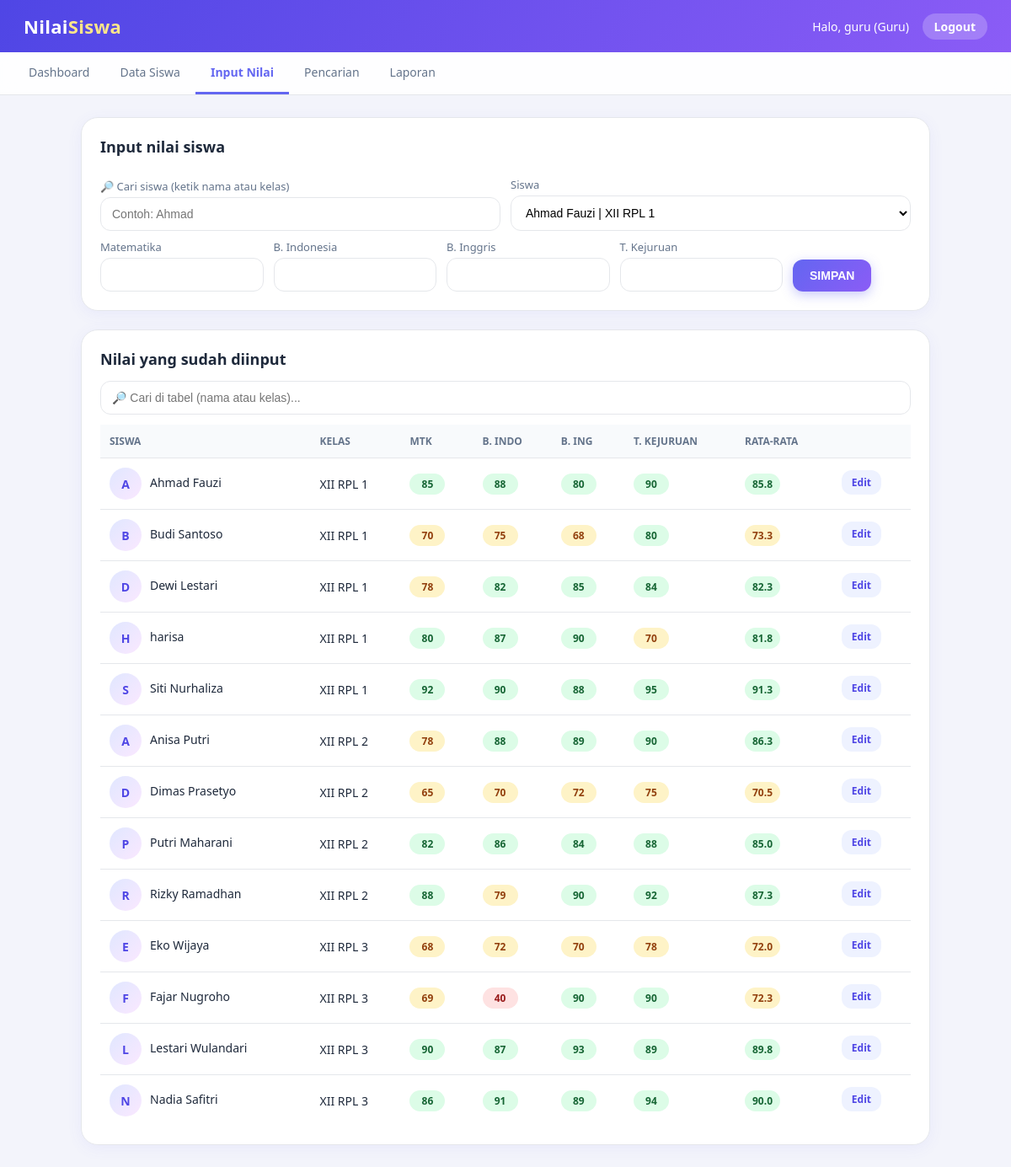
The page /homeguru.php?pg=forminputnilai (signed in) on the database its author committed.
### tables this page shows
CREATE TABLE `nilai` (
  `ID_NILAI` int(11) NOT NULL,
  `ID_SISWA` varchar(20) NOT NULL,
  `matematika` int(3) NOT NULL DEFAULT 0,
  `bahasa_indonesia` int(3) NOT NULL DEFAULT 0,
  `bahasa_inggris` int(3) NOT NULL DEFAULT 0,
  `teori_kejuruan` int(3) NOT NULL DEFAULT 0
);

CREATE TABLE `siswa` (
  `ID_SISWA` varchar(20) NOT NULL,
  `NAMA_SISWA` varchar(100) NOT NULL,
  `KELAS` varchar(20) NOT NULL,
  `FOTO` varchar(255) NOT NULL DEFAULT '',
  `EMAIL` varchar(100) NOT NULL DEFAULT ''
);

### forminputnilai.php (the view, shortened to what this page needs)
<?php
$siswa_semua = mysqli_fetch_all(mysqli_query($koneksi, "SELECT * FROM siswa ORDER BY KELAS, NAMA_SISWA"), MYSQLI_ASSOC);
$pilih = $_GET['id'] ?? '';
$nilai = ['matematika' => '', 'bahasa_indonesia' => '', 'bahasa_inggris' => '', 'teori_kejuruan' => ''];
?>
<div class="card">
  <h2>Input nilai siswa</h2>
  <form method="post" action="inputnilai.php">
    <div class="row">
      <div style="flex:2">
        <label>🔎 Cari siswa (ketik nama atau kelas)</label>
        <input type="text" id="cariSiswa" placeholder="Contoh: Ahmad" autocomplete="off">
      </div>
      <div style="flex:2">
        <label>Siswa</label>
        <select name="siswa" id="selSiswa" required>
          <?php foreach ($siswa_semua as $s) { ?>
          <option value="<?= e($s['ID_SISWA']) ?>" <?= $s['ID_SISWA'] == $pilih ? 'selected' : '' ?>><?= e($s['NAMA_SISWA']) ?> | <?= e($s['KELAS']) ?></option>
          <?php } ?>
        </select>
      </div>
    </div>
    <div class="row">
      <div><label>Matematika</label><input type="number" name="matematika" min="0" max="100" value="<?= e($nilai['matematika']) ?>" required></div>
      <div><label>B. Indonesia</label><input type="number" name="bahasa_indonesia" min="0" max="100" value="<?= e($nilai['bahasa_indonesia']) ?>" required></div>
      <div><label>B. Inggris</label><input type="number" name="bahasa_inggris" min="0" max="100" value="<?= e($nilai['bahasa_inggris']) ?>" required></div>
      <div><label>T. Kejuruan</label><input type="number" name="teori_kejuruan" min="0" max="100" value="<?= e($nilai['teori_kejuruan']) ?>" required></div>
      <div style="flex:0"><button class="btn" type="submit">SIMPAN</button></div>
    </div>
  </form>
</div>
<div class="card">
  <h2>Nilai yang sudah diinput</h2>
  <input type="text" id="cariTabel" placeholder="🔎 Cari di tabel (nama atau kelas)..." autocomplete="off" style="margin-bottom:12px">
  <table id="tabelNilai">
    <tr><th>Siswa</th><th>Kelas</th><th>MTK</th><th>B. Indo</th><th>B. Ing</th><th>T. Kejuruan</th><th>Rata-rata</th><th></th></tr>
    <?php
    $ambil = mysqli_query($koneksi, "SELECT s.ID_SISWA, s.NAMA_SISWA, s.KELAS, s.FOTO, n.matematika, n.bahasa_indonesia, n.bahasa_inggris, n.teori_kejuruan
        FROM siswa s INNER JOIN nilai n ON n.ID_SISWA = s.ID_SISWA ORDER BY s.KELAS, s.NAMA_SISWA");
    while ($r = mysqli_fetch_assoc($ambil)) {
    ?>
    <tr class="baris">
      <td><?= avatar($r['NAMA_SISWA'], $r['FOTO']) ?><?= e($r['NAMA_SISWA']) ?></td>
      <td><?= e($r['KELAS']) ?></td>
      <td><?= badge($r['matematika']) ?></td>
      <td><?= badge($r['bahasa_indonesia']) ?></td>
      <td><?= badge($r['bahasa_inggris']) ?></td>
      <td><?= badge($r['teori_kejuruan']) ?></td>
      <td><?= badge(rataRata($r), 1) ?></td>
      <td><a class="btn btn-sm btn-light" href="homeguru.php?pg=forminputnilai&id=<?= urlencode($r['ID_SISWA']) ?>">Edit</a></td>
    </tr>
    <?php } ?>
  </table>
</div>

### koneksi.php (shortened to what this page needs)
<?php
function e($s) {
    return htmlspecialchars((string)$s, ENT_QUOTES, 'UTF-8');
}
function avatar($nama, $foto) {
    return '<span class="ava ini">' . e(strtoupper(substr($nama, 0, 1))) . '</span>';
}
function badge($n, $desimal = 0) {
    $c = $n >= 80 ? 'ok' : ($n >= 65 ? 'mid' : 'low');
    return '<span class="badge ' . $c . '">' . number_format((float)$n, $desimal) . '</span>';
}
function rataRata($r) {
    return ($r['matematika'] + $r['bahasa_indonesia'] + $r['bahasa_inggris'] + $r['teori_kejuruan']) / 4;
}
?>

### style.css (style rules this page uses)
:root { --p:#6366f1;--pd:#4f46e5;--v:#8b5cf6;--bg:#f3f4fb;--text:#1e293b;--muted:#64748b;--border:#e5e7eb }
* { box-sizing:border-box }
body { margin:0;font-family:"Segoe UI",system-ui,Arial,sans-serif;background:var(--bg);color:var(--text) }
a { color:var(--p);text-decoration:none }
.card { background:#fff;border:1px solid var(--border);border-radius:20px;padding:22px;margin-bottom:22px;overflow-x:auto;box-shadow:0 4px 18px rgba(99,102,241,.07);animation:naik .5s ease both;transition:.3s }
.card h2 { margin:0 0 14px;font-size:18px }
label { display:block;font-size:13px;color:var(--muted);margin:10px 0 4px }
input,select { width:100%;padding:11px 13px;border:1px solid var(--border);border-radius:12px;font-size:14px;background:#fff;transition:.2s }
.row { display:flex;gap:12px;flex-wrap:wrap;align-items:flex-end }
.row>div { flex:1;min-width:140px }
.btn { position:relative;overflow:hidden;display:inline-block;background:linear-gradient(135deg,var(--p),var(--v));color:#fff;border:0;padding:11px 20px;border-radius:12px;font-size:14px;font-weight:600;cursor:pointer;transition:.25s;box-shadow:0 4px 14px rgba(99,102,241,.35) }
.btn-light { background:#eef2ff;color:var(--pd);box-shadow:none }
.btn-sm { padding:6px 12px;font-size:12px }
table { width:100%;border-collapse:collapse;font-size:14px }
th { background:#f8fafc;text-align:left;padding:11px;color:var(--muted);font-size:12px;text-transform:uppercase }
td { padding:11px;border-top:1px solid var(--border);vertical-align:middle }
.ava { width:38px;height:38px;border-radius:50%;object-fit:cover;vertical-align:middle;margin-right:10px }
.ini { display:inline-flex;align-items:center;justify-content:center;background:linear-gradient(135deg,#e0e7ff,#fae8ff);color:var(--pd);font-weight:700 }
.badge { display:inline-block;min-width:42px;text-align:center;padding:4px 9px;border-radius:99px;font-size:12px;font-weight:700 }
.badge.ok { background:#dcfce7;color:#166534 }
.badge.mid { background:#fef3c7;color:#92400e }
.badge.low { background:#fee2e2;color:#991b1b }

### rows shown on the page
nilai: ID_SISWA.NAMA_SISWA "Ahmad Fauzi", ID_SISWA.KELAS "XII RPL 1", matematika "85 88 80 90 85.8"
nilai: ID_SISWA.NAMA_SISWA "Budi Santoso", ID_SISWA.KELAS "XII RPL 1", matematika "70 75 68 80 73.3"
nilai: ID_SISWA.NAMA_SISWA "Dewi Lestari", ID_SISWA.KELAS "XII RPL 1", matematika "78 82 85 84 82.3"
nilai: ID_SISWA.NAMA_SISWA "harisa", ID_SISWA.KELAS "XII RPL 1", matematika "80 87 90 70 81.8"
nilai: ID_SISWA.NAMA_SISWA "Siti Nurhaliza", ID_SISWA.KELAS "XII RPL 1", matematika "92 90 88 95 91.3"
nilai: ID_SISWA.NAMA_SISWA "Anisa Putri", ID_SISWA.KELAS "XII RPL 2", matematika "78 88 89 90 86.3"
nilai: ID_SISWA.NAMA_SISWA "Dimas Prasetyo", ID_SISWA.KELAS "XII RPL 2", matematika "65 70 72 75 70.5"
nilai: ID_SISWA.NAMA_SISWA "Putri Maharani", ID_SISWA.KELAS "XII RPL 2", matematika "82 86 84 88 85.0"
nilai: ID_SISWA.NAMA_SISWA "Rizky Ramadhan", ID_SISWA.KELAS "XII RPL 2", matematika "88 79 90 92 87.3"
nilai: ID_SISWA.NAMA_SISWA "Eko Wijaya", ID_SISWA.KELAS "XII RPL 3", matematika "68 72 70 78 72.0"
nilai: ID_SISWA.NAMA_SISWA "Fajar Nugroho", ID_SISWA.KELAS "XII RPL 3", matematika "69 40 90 90 72.3"
nilai: ID_SISWA.NAMA_SISWA "Lestari Wulandari", ID_SISWA.KELAS "XII RPL 3", matematika "90 87 93 89 89.8"
nilai: ID_SISWA.NAMA_SISWA "Nadia Safitri", ID_SISWA.KELAS "XII RPL 3", matematika "86 91 89 94 90.0"

### other values the page prints
$_SESSION['USERNAME'] "guru"
form field siswa "Ahmad Fauzi | XII RPL 1"
